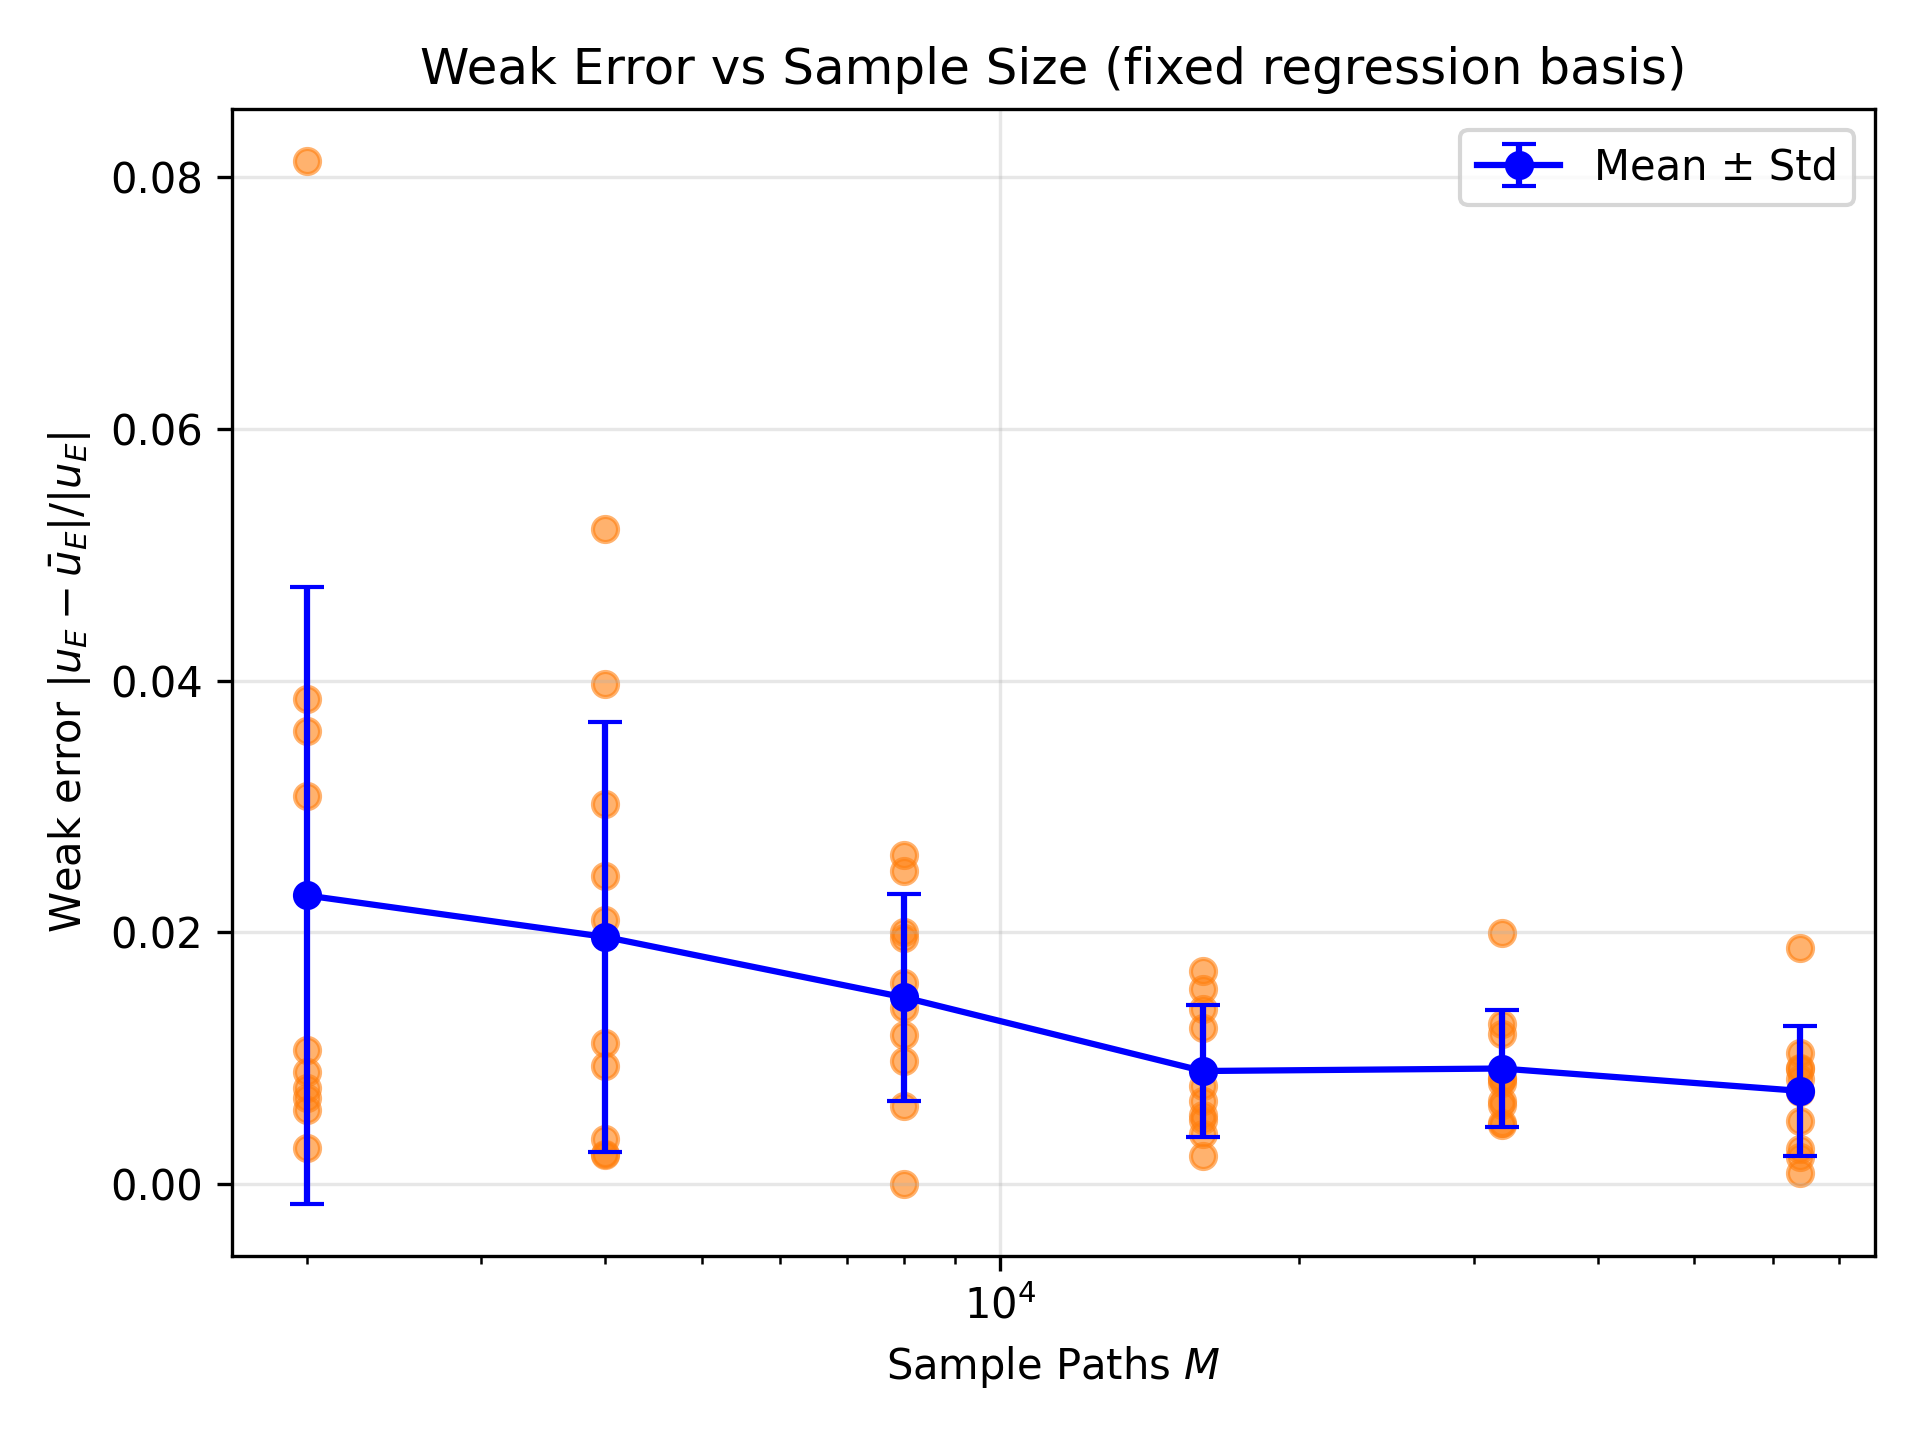

Recreate this plot in Python.
"""
This file is based on DM_tests2.py from Amelie's work.

Weak Error Analysis - Vectorised Implementation
===============================================

Performs convergence analysis of Markovian projection for option pricing.
Measures weak error (pricing accuracy) vs number of validation samples.
Vectorised implementation for computational efficiency.
"""

import numpy as np
import matplotlib.pyplot as plt
from itertools import product
import math
import random
import pandas as pd


def GBM_paths(x0, r, vol, cov_mat, dt, N_t, M_t):
    """
    Generate correlated GBM paths (vectorised).
    
    Parameters
    ----------
    x0 : ndarray, shape (d, 1)
        Initial asset prices
    r : float
        Risk-free rate
    vol : ndarray, shape (d,)
        Volatilities
    cov_mat : ndarray, shape (d, d)
        Correlation matrix
    dt : float
        Time step size
    N_t : int
        Number of time steps
    M_t : int
        Number of paths
    
    Returns
    -------
    paths : ndarray, shape (M_t, N_t, d)
        Asset price paths
    """
    G = np.linalg.cholesky(cov_mat)
    sqrtdt = math.sqrt(dt)
    d = len(vol)
    
    X = np.tile(x0.flatten(), (M_t, 1))
    paths = np.empty((M_t, N_t, d))
    
    for n in range(N_t):
        Z = np.random.randn(M_t, d)
        sigma = X * vol
        dW = Z @ G.T
        X = X + r * X * dt + sigma * dW * sqrtdt
        paths[:, n, :] = X
    
    return paths


def normaleq_components(paths, P1, pairs, dt, cov_mat, vol):
    """
    Build design matrix D and response vector psi.
    
    Parameters
    ----------
    paths : ndarray, shape (M_t, N_t, d)
        Asset paths
    P1 : ndarray
        Basket weights
    pairs : list of tuples
        Polynomial basis pairs
    dt : float
        Time step
    cov_mat : ndarray
        Correlation matrix
    vol : ndarray
        Volatilities
    
    Returns
    -------
    D : ndarray
        Design matrix
    psi : ndarray
        Response vector
    scalers : tuple
        Rescaling parameters
    """
    M_t, N_t, d = paths.shape
    t = np.linspace(0, N_t * dt, N_t)
    
    basket = paths.dot(P1)
    t_vals = np.tile(t, M_t)
    s_vals = basket.flatten()
    t_mean, t_std = t_vals.mean(), t_vals.std()
    s_mean, s_std = s_vals.mean(), s_vals.std()
    
    P = len(pairs)
    D = np.zeros((M_t * N_t, P))
    psi = np.zeros((M_t * N_t, 1))
    
    for m in range(M_t):
        for n in range(N_t):
            idx = m * N_t + n
            t_c = (t[n] - t_mean) / t_std
            s_c = (basket[m, n] - s_mean) / s_std
            
            X = paths[m, n]
            sigma_matrix = np.diag(vol * X)
            psi[idx] = (sigma_matrix @ cov_mat @ sigma_matrix).sum() / d**2
            
            for p, (i1, i2) in enumerate(pairs):
                D[idx, p] = t_c**i1 * s_c**i2
    
    return D, psi, (t_mean, t_std, s_mean, s_std)


def fit_local_vol(D, psi):
    """
    Fit coefficients using QR decomposition (silent version).
    
    Parameters
    ----------
    D : ndarray
        Design matrix
    psi : ndarray
        Response vector
    
    Returns
    -------
    c : ndarray
        Fitted coefficients
    """
    Q, R = np.linalg.qr(D, mode='reduced')
    alpha = Q.T @ psi
    c = np.linalg.solve(R, alpha).ravel()
    return c


def make_b_bar(c, pairs, t_mean, t_std, s_mean, s_std):
    """
    Create projected volatility function (vectorised-compatible).
    
    Parameters
    ----------
    c : ndarray
        Coefficients
    pairs : list of tuples
        Basis pairs
    t_mean, t_std : float
        Time rescaling
    s_mean, s_std : float
        Space rescaling
    
    Returns
    -------
    b_bar : callable
        Projected volatility function
    """
    def b_bar(t, S):
        """Evaluate b_bar(t, S) with numpy sqrt for vectorisation."""
        t_c = (t - t_mean) / t_std
        s_c = (S - s_mean) / s_std
        h = 0.0
        for p, (i1, i2) in enumerate(pairs):
            h += c[p] * (t_c**i1) * (s_c**i2)
        return np.sqrt(h)  # Use np.sqrt for array compatibility
    
    return b_bar


def plot_localvol(b_bar, paths, P1, t, K=40, L=150):
    """
    Plot 3D volatility surface.
    
    Parameters
    ----------
    b_bar : callable
        Projected volatility
    paths : ndarray
        Asset paths
    P1 : ndarray
        Basket weights
    t : ndarray
        Time grid
    K : int
        Time points for plot
    L : int
        Space points for plot
    
    Returns
    -------
    domain : tuple
        (s_min, s_max) for domain reference
    """
    basket = paths.dot(P1)
    s_min = np.percentile(basket, 1, axis=0)
    s_max = np.percentile(basket, 99, axis=0)
    
    t_plot = np.linspace(0, t[-1], K)
    idx = np.searchsorted(t, t_plot)
    
    T = np.zeros((L, K))
    S = np.zeros((L, K))
    
    for j, ti in enumerate(idx):
        T[:, j] = t_plot[j]
        S[:, j] = np.linspace(s_min[ti], s_max[ti], L)
    
    b_bar_vec = np.vectorize(b_bar)
    B_bar = b_bar_vec(T, S)
    
    fig = plt.figure(figsize=(8, 6))
    ax = fig.add_subplot(111, projection='3d')
    ax.plot_wireframe(T, S, B_bar, rcount=40, ccount=40,
                     color='blue', linewidth=0.5)
    ax.set_xlabel('Time $t$')
    ax.set_ylabel('Basket $S$')
    ax.set_zlabel(r'$\bar{b}(t,S)$')
    plt.show()
    plt.close()
    
    return (s_min, s_max)


def plot_weakerror(b_bar, x0, P1, vol, cov_mat, r, dt, N_t, M_samples):
    """
    Plot weak error vs number of validation samples (vectorised).
    
    Weak error measures option pricing accuracy:
    |E[payoff_true] - E[payoff_projected]| / |E[payoff_true]|
    
    Parameters
    ----------
    b_bar : callable
        Projected volatility function
    x0 : ndarray
        Initial prices
    P1 : ndarray
        Basket weights
    vol : ndarray
        Volatilities
    cov_mat : ndarray
        Correlation matrix
    r : float
        Risk-free rate
    dt : float
        Time step
    N_t : int
        Number of time steps
    M_samples : list of int
        Sample sizes to test
    """
    d = len(P1)
    sqrtdt = math.sqrt(dt)
    t = np.linspace(0, dt * N_t, num=N_t)
    G = np.linalg.cholesky(cov_mat)
    
    trials = 10  # Number of independent trials per sample size
    weak_errors = np.zeros((len(M_samples), trials))
    K = float(P1.dot(x0.flatten()))  # Strike = initial basket value
    
    for i, M in enumerate(M_samples):
        # Pre-generate random numbers for all trials
        Z_proj = np.random.randn(trials, M, N_t)  # Projected process noise
        S_proj = np.full((trials, M), K, dtype=float)  # Initialize at strike
        
        # Vectorised simulation of projected process
        for n in range(N_t):
            S_proj = S_proj + r * S_proj * dt + b_bar(t[n], S_proj) * Z_proj[:, :, n] * sqrtdt
        
        # Compute projected call prices
        price_proj = np.mean(np.maximum(S_proj - K, 0.0), axis=1)
        
        # Pre-generate random numbers for true process
        Z_true = np.random.randn(trials, M, N_t, d)
        X_true = np.broadcast_to(x0.flatten(), (trials, M, d)).copy()
        
        # Vectorised simulation of true process
        for n in range(N_t):
            sigma = vol[None, None, :] * X_true  # Broadcasting volatilities
            dW = Z_true[:, :, n, :] @ G.T
            X_true = X_true + r * X_true * dt + sigma * dW * sqrtdt
        
        # Compute true call prices
        price_true = np.mean(np.maximum(X_true.dot(P1) - K, 0.0), axis=1)
        
        # Compute relative weak errors
        weak_errors[i, :] = np.abs(price_true - price_proj) / np.abs(price_true)
        print(f"Completed {trials} trials for M = {M}")
    
    # Compute statistics
    we_mean = weak_errors.mean(axis=1)
    we_std = weak_errors.std(axis=1, ddof=1)
    
    # Save to CSV for further analysis
    df = pd.DataFrame({
        "M": np.repeat(M_samples, trials),
        "weak_error": weak_errors.flatten()
    })
    df["mean"] = np.repeat(we_mean, trials)
    df["std"] = np.repeat(we_std, trials)
    df.to_csv("weak_errors_by_M.csv", index=False)
    print("\nResults saved to 'weak_errors_by_M.csv'")
    
    # Plot results
    for i, M in enumerate(M_samples):
        plt.scatter([M] * trials, weak_errors[i, :], alpha=0.6, color='C1')
    
    plt.errorbar(M_samples, we_mean, yerr=we_std, fmt='-o', 
                color='blue', capsize=4, label='Mean ± Std')
    plt.xscale('log')
    plt.xlabel('Sample Paths $M$')
    plt.ylabel(r'Weak error $|u_{E}-\bar{u}_{E}| / |u_{E}|$')
    plt.title(r'Weak Error vs Sample Size (fixed regression basis)')
    plt.legend()
    plt.grid(alpha=0.3)
    plt.tight_layout()
    plt.savefig("weak_error_analysis.png", dpi=300)
    plt.show()


if __name__ == "__main__":
    # Basket parameters
    d = 3
    P1 = np.ones(d) / d
    
    # Polynomial basis: {1, s, t} (reduced from production for faster testing)
    pairs = [(0, 0), (0, 1), (1, 0)]
    P = len(pairs)
    print(f"Number of basis functions: {P}")
    print(f"Basis pairs: {pairs}")
    
    # Market parameters
    r = 0.05
    x0 = np.linspace(225, 275, num=d)[:, np.newaxis]
    vol = np.array([0.2, 0.15, 0.1])
    cov_mat = np.array([[1.0, 0.8, 0.3],
                        [0.8, 1.0, 0.1],
                        [0.3, 0.1, 1.0]])
    
    # Simulation parameters
    dt = 0.005
    N_t = 200  # T = 1.0 year
    M_t = 400  # Training paths (more than production for better fit)
    
    # Test sample sizes (powers of 2 for clean log scale)
    M_samples = [2000, 4000, 8000, 16000, 32000, 64000]
    
    t = np.linspace(0, N_t * dt, num=N_t)
    
    # Main workflow
    print("\n1. Generating training paths...")
    paths = GBM_paths(x0, r, vol, cov_mat, dt, N_t, M_t)
    
    print("\n2. Building regression matrices...")
    D, psi, scalers = normaleq_components(paths, P1, pairs, dt, cov_mat, vol)
    
    print("\n3. Fitting local volatility...")
    c = fit_local_vol(D, psi)
    print(f"Fitted coefficients: {c.round(3)}")
    
    print("\n4. Creating b_bar function...")
    b_bar = make_b_bar(c, pairs, *scalers)
    
    print("\n5. Plotting volatility surface...")
    domain = plot_localvol(b_bar, paths, P1, t, K=40, L=150)
    
    print("\n6. Running weak error analysis...")
    print("This will take several minutes (vectorised implementation)...")
    plot_weakerror(b_bar, x0, P1, vol, cov_mat, r, dt, N_t, M_samples)
